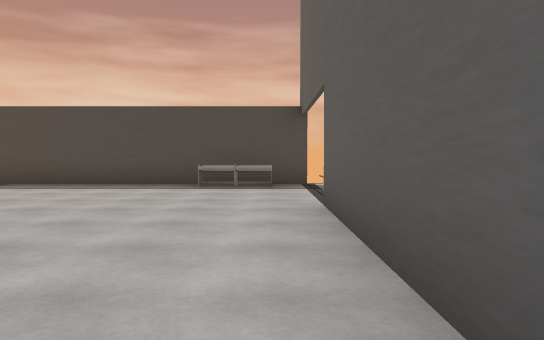
view 1 (above)

15 first-person views from a walk through a 3-D level made in the Unity game engine. The camera is 1.3 m above the floor, tilts 2° down and sees 70° across. The floor is counted in squares, 2 m on a side. Each view is taken from the middle of a square. On the plan, view 1 faces up. The plan holds only what a view shows up to about 11 squares ahead; the rest is blank. The place goes on beyond the plan. The player character is not drawn. Some animated figures are not drawn. Some surface patterns are stand-ins.

view 2
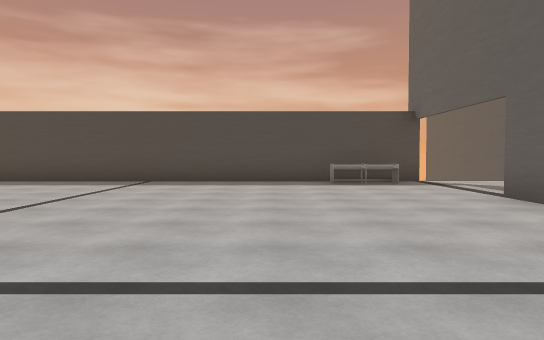

view 3
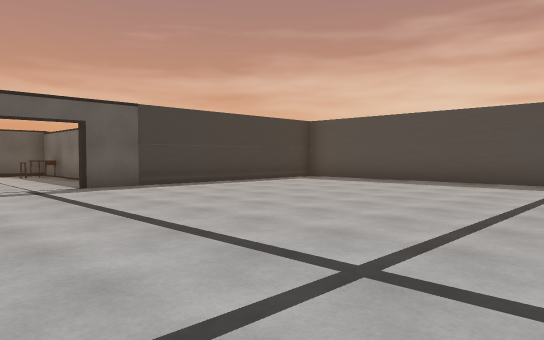

view 4
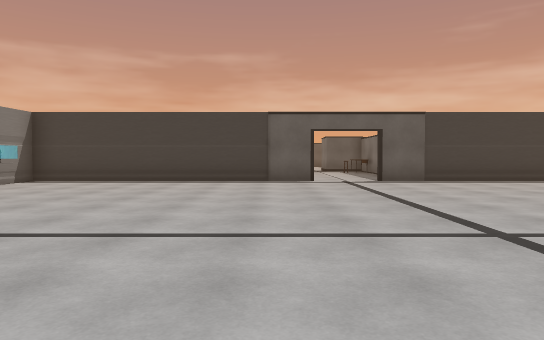

view 5
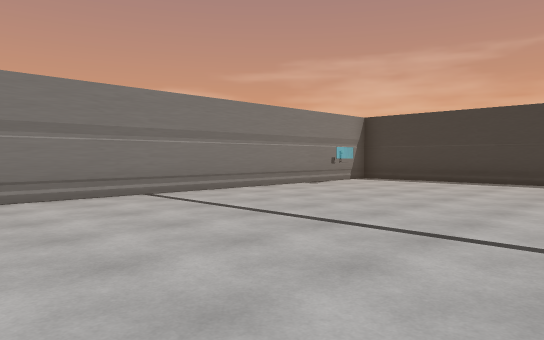

view 6
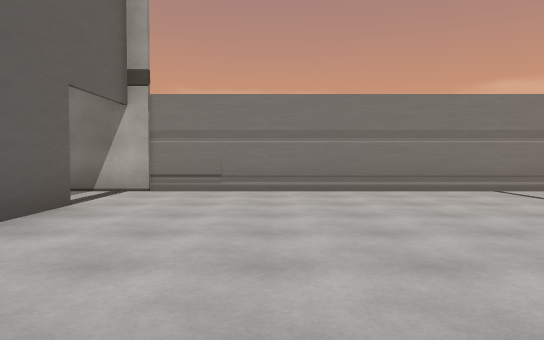

view 7
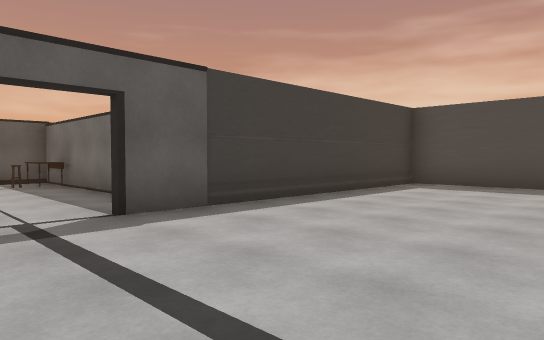

view 8
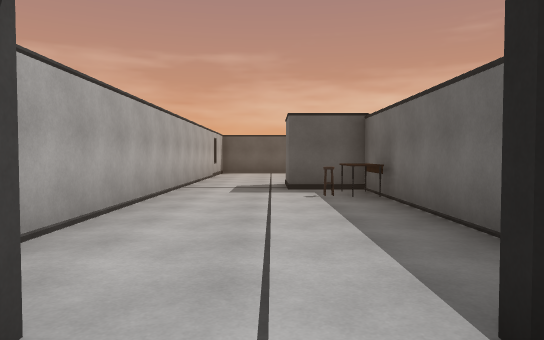

view 9
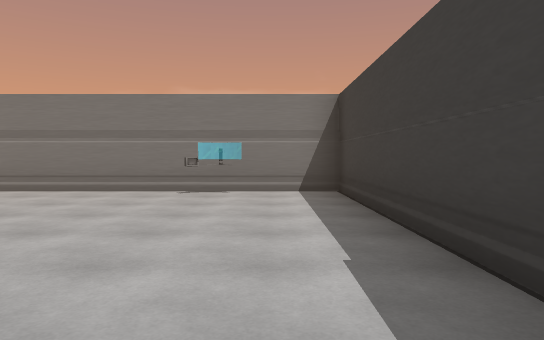

view 10
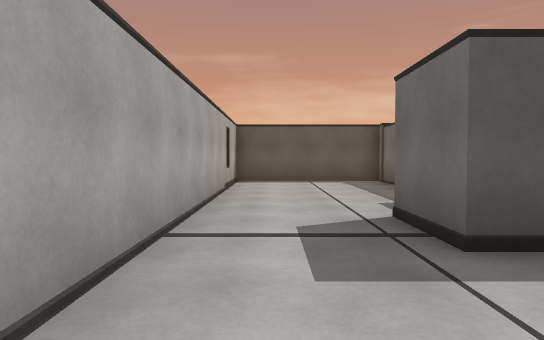

view 11
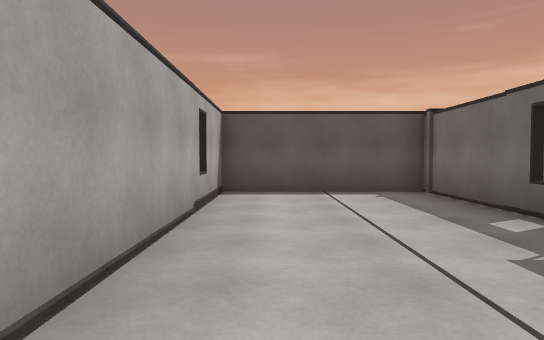

view 12
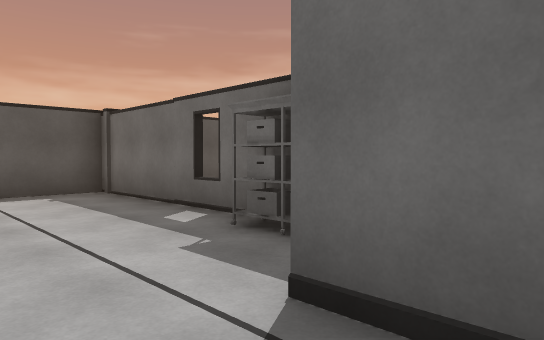

view 13
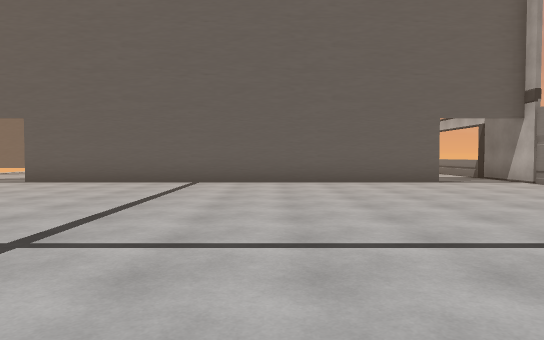

view 14
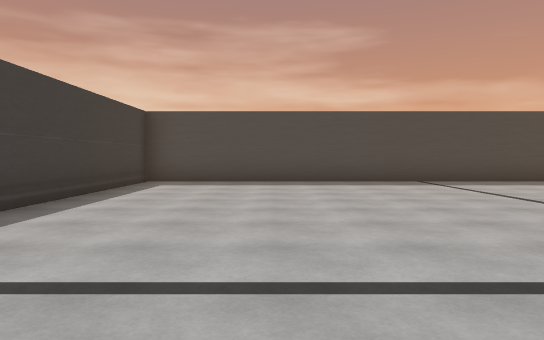

view 15
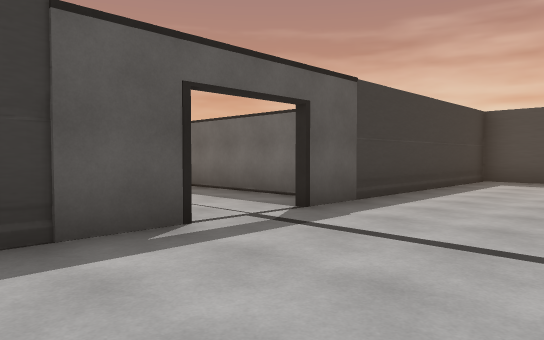

### Floor plan
Ten units are one square. View 1 is at (0, 0); x grows to the right and y downward. Boxes are objects, and circles mark ways between rooms. Rooms are numbered by the first view taken in them; rooms with no view inside come last. Other rooms are left out.
<svg viewBox="-278 -96 293 176">
<path fill="none" stroke="#000" d="M-133 -1 -133 73 5 73M7 52 7 -52M9 -91 -133 -91 -133 -18M-142 -28 -196 -28 -196 -13 -212 -13M-216 9 -149 9M-225 -28 -273 -28 -273 9 -216 9"/>
<rect x="-115" y="65" width="10" height="10" fill="#bbb"><title>other object</title></rect>
<rect x="-15" y="-85" width="10" height="10" fill="#bbb"><title>other object</title></rect>
<rect x="-185" y="-25" width="10" height="10" fill="#bbb"><title>stool</title></rect>
<rect x="-175" y="-25" width="10" height="10" fill="#bbb"><title>table</title></rect>
<rect x="-225" y="-35" width="10" height="10" fill="#bbb"><title>other object</title></rect>
<circle cx="-130" cy="-10" r="3" fill="#2a7"/>
<circle cx="-205" cy="0" r="3" fill="#2a7"/>
<text x="-60" y="0">1</text>
<text x="-170" y="-10">2</text>
<text x="-240" y="-10">3</text>
</svg>
Room 1 opens to room 2. Room 2 opens to room 3.

Where each view was taken, in squares from view 1:
view 1: 0 up, 0 right, facing up
view 2: 1 down, 3 left, facing up
view 3: 1 down, 5 left, facing up-left
view 4: 1 down, 3 left, facing left
view 5: 1 down, 3 left, facing down-left
view 6: 0 up, 2 left, facing down
view 7: 0 up, 9 left, facing up-left
view 8: 1 up, 12 left, facing left
view 9: 0 up, 12 left, facing down
view 10: 0 up, 17 left, facing left
view 11: 0 up, 20 left, facing left
view 12: 0 up, 20 left, facing up-left
view 13: 1 down, 9 left, facing right
view 14: 1 down, 10 left, facing up
view 15: 2 down, 10 left, facing up-left
